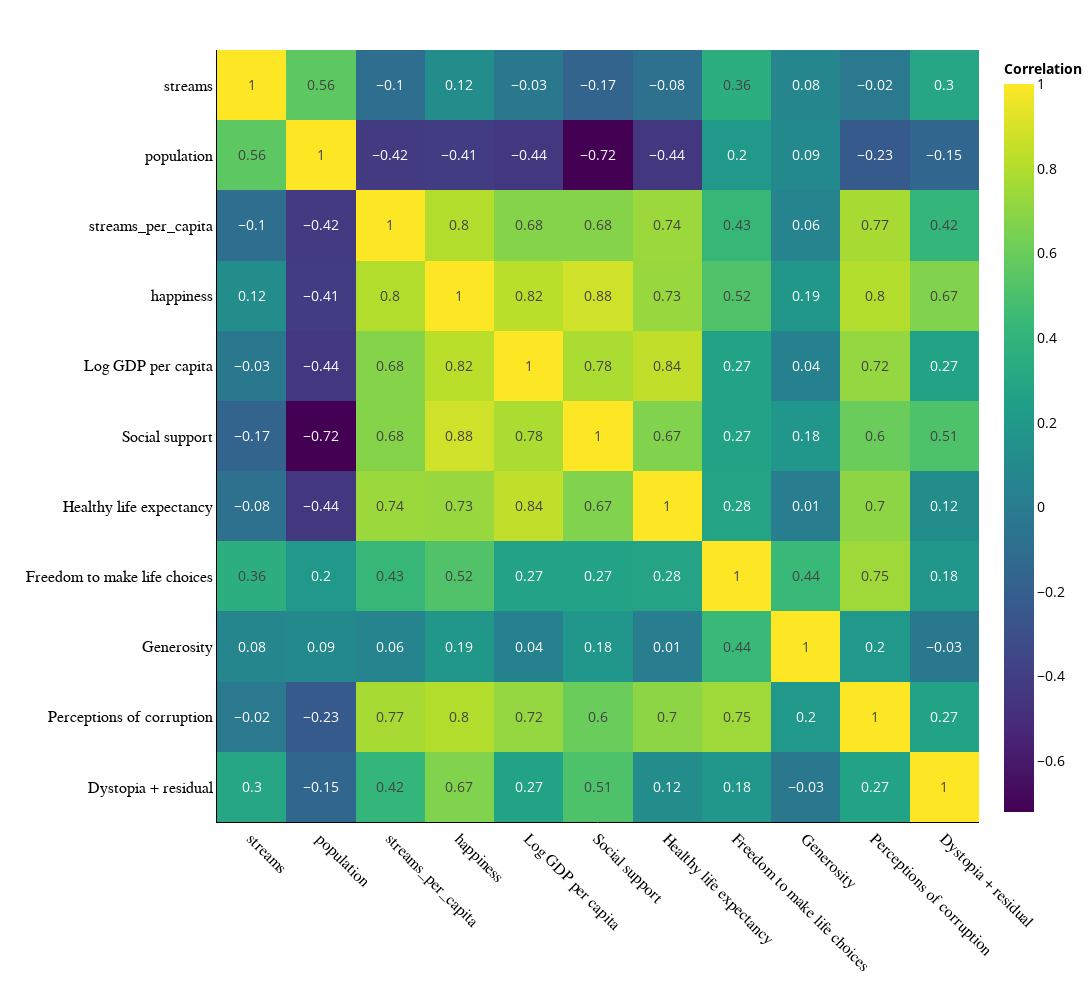

Source (notebook cell):
### Code cell
import plotly.express as px

numeric_df = merged_df.select_dtypes(include='number')
corr = numeric_df.corr().round(2)  # round to 2 decimals

fig = px.imshow(
    corr,
    text_auto=True,  # will auto-show the 2-digit rounded values
    color_continuous_scale='Viridis',
    labels=dict(color='Correlation'),
    aspect='auto',
    width=1200,
    height=1000
)

fig.update_layout(
    template='plotly',
    font=dict(size=14, color='black'),
    
    xaxis=dict(
        showline=True,
        linecolor='black',
        gridcolor='black',
        zerolinecolor='black',
        title=dict(
            text="",
            font=dict(size=16, family="Arial", color="black", weight="bold")
        )
    ),
    
    yaxis=dict(
        showline=True,
        linecolor='black',
        gridcolor='black',
        zerolinecolor='black',
        title=dict(
            text="",
            font=dict(size=16, family="Arial", color="black", weight="bold")
        )
    ),
    
    coloraxis_colorbar=dict(
        title="Correlation",
        titlefont=dict(size=14, color='black', weight="bold"),
        tickfont=dict(color='black')
    ),

    margin=dict(l=0, r=0, t=50, b=0),
    plot_bgcolor='rgba(0, 0, 0, 0)',
    paper_bgcolor='rgba(0, 0, 0, 0)'
)
fig.update_xaxes(
    tickfont=dict(size=16, color='black', family='Arial Black'),
    tickangle=45
)

fig.update_yaxes(
    tickfont=dict(size=16, color='black', family='Arial Black')
)

fig.show()

### Figure 1 — Plotly figure (JSON) as saved in the notebook; plotly's stock layout.template omitted (floating-point values rounded to 4 significant figures)
{"data": [{"coloraxis": "coloraxis", "hovertemplate": "x: %{x}<br>y: %{y}<br>Correlation: %{z}<extra></extra>", "name": "0", "texttemplate": "%{z}", "type": "heatmap", "x": ["streams", "population", "streams_per_capita", "happiness", "Log GDP per capita", "Social support", "Healthy life expectancy", "Freedom to make life choices", "Generosity", "Perceptions of corruption", "Dystopia + residual"], "xaxis": "x", "y": ["streams", "population", "streams_per_capita", "happiness", "Log GDP per capita", "Social support", "Healthy life expectancy", "Freedom to make life choices", "Generosity", "Perceptions of corruption", "Dystopia + residual"], "yaxis": "y", "z": [[1, 0.56, -0.1, 0.12, -0.03, -0.17, -0.08, 0.36, 0.08, -0.02, 0.3], [0.56, 1, -0.42, -0.41, -0.44, -0.72, -0.44, 0.2, 0.09, -0.23, -0.15], [-0.1, -0.42, 1, 0.8, 0.68, 0.68, 0.74, 0.43, 0.06, 0.77, 0.42], [0.12, -0.41, 0.8, 1, 0.82, 0.88, 0.73, 0.52, 0.19, 0.8, 0.67], [-0.03, -0.44, 0.68, 0.82, 1, 0.78, 0.84, 0.27, 0.04, 0.72, 0.27], [-0.17, -0.72, 0.68, 0.88, 0.78, 1, 0.67, 0.27, 0.18, 0.6, 0.51], [-0.08, -0.44, 0.74, 0.73, 0.84, 0.67, 1, 0.28, 0.01, 0.7, 0.12], [0.36, 0.2, 0.43, 0.52, 0.27, 0.27, 0.28, 1, 0.44, 0.75, 0.18], [0.08, 0.09, 0.06, 0.19, 0.04, 0.18, 0.01, 0.44, 1, 0.2, -0.03], [-0.02, -0.23, 0.77, 0.8, 0.72, 0.6, 0.7, 0.75, 0.2, 1, 0.27], [0.3, -0.15, 0.42, 0.67, 0.27, 0.51, 0.12, 0.18, -0.03, 0.27, 1]]}], "layout": {"coloraxis": {"colorbar": {"tickfont": {"color": "black"}, "title": {"font": {"color": "black", "size": 14, "weight": "bold"}, "text": "Correlation"}}, "colorscale": [[0, "#440154"], [0.1111, "#482878"], [0.2222, "#3e4989"], [0.3333, "#31688e"], [0.4444, "#26828e"], [0.5556, "#1f9e89"], [0.6667, "#35b779"], [0.7778, "#6ece58"], [0.8889, "#b5de2b"], [1, "#fde725"]]}, "font": {"color": "black", "size": 14}, "height": 1000, "margin": {"b": 0, "l": 0, "r": 0, "t": 50}, "paper_bgcolor": "rgba(0, 0, 0, 0)", "plot_bgcolor": "rgba(0, 0, 0, 0)", "width": 1200, "xaxis": {"anchor": "y", "domain": [0, 1], "gridcolor": "black", "linecolor": "black", "showline": true, "tickangle": 45, "tickfont": {"color": "black", "family": "Arial Black", "size": 16}, "title": {"font": {"color": "black", "family": "Arial", "size": 16, "weight": "bold"}, "text": ""}, "zerolinecolor": "black"}, "yaxis": {"anchor": "x", "autorange": "reversed", "domain": [0, 1], "gridcolor": "black", "linecolor": "black", "showline": true, "tickfont": {"color": "black", "family": "Arial Black", "size": 16}, "title": {"font": {"color": "black", "family": "Arial", "size": 16, "weight": "bold"}, "text": ""}, "zerolinecolor": "black"}}}
